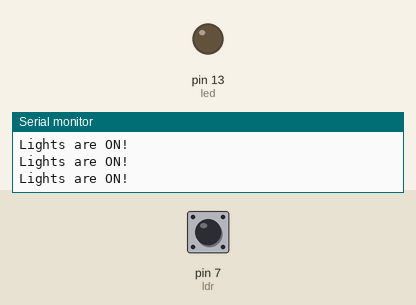
Recording of a sketch running on a simulated Arduino Uno, built with avr-gcc and run on an emulated ATmega328P. Parts: output pins drawn as LEDs (lit = HIGH), the last lines printed to the serial monitor. Dashed ring = blinking. The inputs (shaded band) are chosen by the test bench; at power-on: pin 7 (ldr) LOW.

Above: at 1.2 s.
1.3 s: pin 7 (ldr) driven HIGH
At 2.4 s:
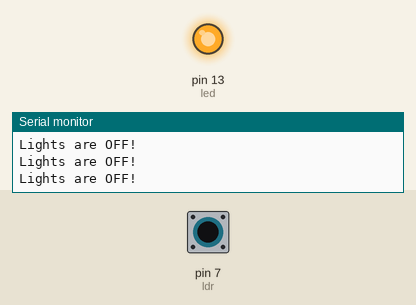
2.8 s: pin 7 (ldr) driven LOW
At 3.6 s:
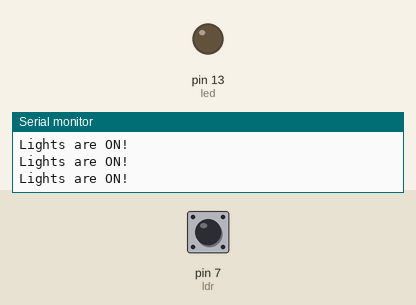
5.8 s: pin 7 (ldr) pulsed HIGH 2 times (0.12 s each, 0.3 s apart)
At 6.16 s:
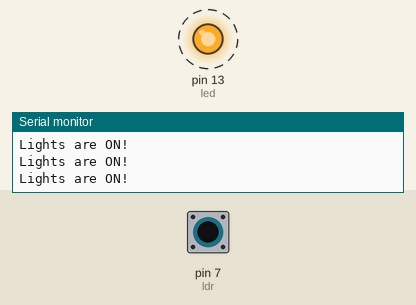
9.4 s: pin 7 (ldr) pulsed HIGH 5 times (0.12 s each, 0.3 s apart)
At 11.5 s:
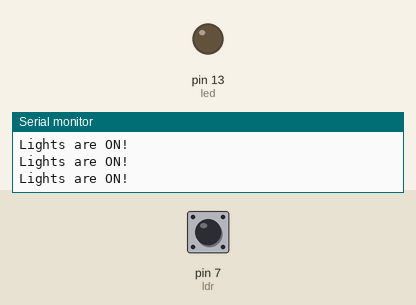
Timing chart, 0 to 13.0 s (numbered marks = the images above; inputs shaded):
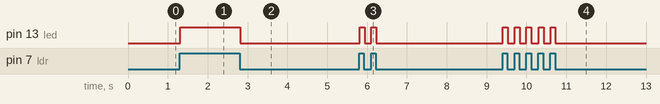

The sketch:

5-1_Basics.ino
```cpp
int ldr = 7, led = 13;

void setup() {
  pinMode(ldr, INPUT);
  pinMode(led, OUTPUT);
  Serial.begin(9600);
}

void loop() {
  int status = digitalRead(ldr);

  if(status == HIGH) {
    digitalWrite(led, HIGH);
    Serial.println("Lights are OFF!");
  } else {
    digitalWrite(led, LOW);
    Serial.println("Lights are ON!");
  }
}
```

Measured:
- after the input at 1.3 s, pin 13 (led): LOW → HIGH at once
- after the input at 2.8 s, pin 13 (led): HIGH → LOW at once
- after the input at 5.8 s, pin 13 (led): alternates HIGH for 0.12 s and LOW for 0.17 s, 4 changes in all, then stays LOW, starting at once
- after the input at 9.4 s, pin 13 (led): alternates HIGH for 0.12 s and LOW for 0.18 s, 10 changes in all, then stays LOW, starting at once
